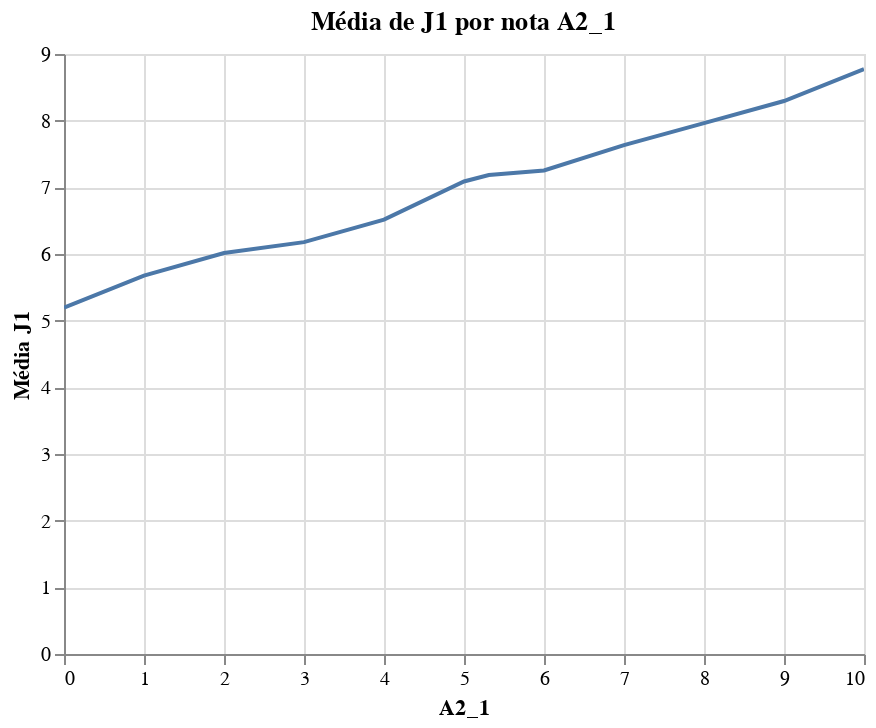

Notebook cell for this chart:
### Code cell
a2_1_groupby = df.groupby(['A2_1'], as_index=False).mean()

alt.Chart(a2_1_groupby).mark_line().encode(
    x = 'A2_1',
    y = alt.Y('J1', title='Média J1'),
    tooltip = ['J1', 'A2_1']
).properties(
    title = 'Média de J1 por nota A2_1'
).interactive()

### Figure 1 — Vega-Lite specification as saved in the notebook (floating-point values rounded to 4 significant figures)
{"config": {"view": {"continuousWidth": 400, "continuousHeight": 300}}, "data": {"name": "data-603c3840376619e828f080f0bcf545ce"}, "mark": "line", "encoding": {"tooltip": [{"type": "quantitative", "field": "J1"}, {"type": "quantitative", "field": "A2_1"}], "x": {"type": "quantitative", "field": "A2_1"}, "y": {"type": "quantitative", "field": "J1", "title": "Média J1"}}, "selection": {"selector004": {"type": "interval", "bind": "scales", "encodings": ["x", "y"]}}, "title": "Média de J1 por nota A2_1", "$schema": "https://vega.github.io/schema/vega-lite/v4.8.1.json", "datasets": {"data-603c3840376619e828f080f0bcf545ce": [{"A2_1": 0.0, "J1": 5.197, "B1_1": 5.445, "B1_2": 5.102, "C1_1": 6.572, "C1_2": 5.837, "D1": 1.382, "D2_1": 4.663, "D2_2": 4.504, "D2_3": 4.671, "E1_1": 5.005, "E1_2": 4.254, "E1_3": 6.745, "A1_1": 1.0, "A1_2": 0.242, "A1_3": 0.1619, "A1_4": 0.0, "A2_2": 3.177, "A2_3": 4.609, "A3": 4.185, "F1": 1.434, "F2": 3.268, "F3": 1.657, "F4": 3.09, "F5": 1.53, "F6": 3.224, "genero": 0.4707, "renda": 2.058, "contribuintes_renda": 2.086, "CLARO": 0.1819, "NEXTEL": 0.00193, "OI": 0.2577, "SERCOMTEL": 0.00193, "TIM": 0.1677, "VIVO": 0.3796}, {"A2_1": 1.0, "J1": 5.677, "B1_1": 5.9, "B1_2": 5.705, "C1_1": 6.735, "C1_2": 6.271, "D1": 1.341, "D2_1": 5.038, "D2_2": 4.975, "D2_3": 5.125, "E1_1": 5.47, "E1_2": 4.833, "E1_3": 6.559, "A1_1": 1.0, "A1_2": 0.251, "A1_3": 0.1625, "A1_4": 0.0, "A2_2": 3.992, "A2_3": 4.99, "A3": 4.575, "F1": 1.52, "F2": 3.984, "F3": 1.699, "F4": 3.823, "F5": 1.579, "F6": 3.824, "genero": 0.5384, "renda": 2.26, "contribuintes_renda": 2.042, "CLARO": 0.1774, "NEXTEL": 0.003234, "OI": 0.2643, "SERCOMTEL": 0.004042, "TIM": 0.2227, "VIVO": 0.3153}, {"A2_1": 2.0, "J1": 6.015, "B1_1": 6.303, "B1_2": 6.185, "C1_1": 6.99, "C1_2": 6.474, "D1": 1.371, "D2_1": 5.498, "D2_2": 5.493, "D2_3": 5.509, "E1_1": 6.032, "E1_2": 5.292, "E1_3": 7.079, "A1_1": 1.0, "A1_2": 0.2548, "A1_3": 0.1467, "A1_4": 0.0, "A2_2": 4.919, "A2_3": 5.642, "A3": 5.319, "F1": 1.545, "F2": 4.614, "F3": 1.725, "F4": 4.405, "F5": 1.591, "F6": 4.85, "genero": 0.5325, "renda": 2.157, "contribuintes_renda": 2.084, "CLARO": 0.1934, "NEXTEL": 0.001994, "OI": 0.2518, "SERCOMTEL": 0.002791, "TIM": 0.2223, "VIVO": 0.3116}, {"A2_1": 3.0, "J1": 6.178, "B1_1": 6.415, "B1_2": 6.412, "C1_1": 7.077, "C1_2": 6.624, "D1": 1.383, "D2_1": 5.708, "D2_2": 5.602, "D2_3": 5.767, "E1_1": 6.18, "E1_2": 5.593, "E1_3": 7.2, "A1_1": 1.0, "A1_2": 0.2534, "A1_3": 0.1472, "A1_4": 0.0, "A2_2": 5.366, "A2_3": 6.107, "A3": 5.735, "F1": 1.576, "F2": 4.898, "F3": 1.756, "F4": 4.788, "F5": 1.621, "F6": 4.714, "genero": 0.5359, "renda": 2.179, "contribuintes_renda": 2.097, "CLARO": 0.2052, "NEXTEL": 0.002923, "OI": 0.2585, "SERCOMTEL": 0.003758, "TIM": 0.2355, "VIVO": 0.2783}, {"A2_1": 4.0, "J1": 6.516, "B1_1": 6.883, "B1_2": 6.92, "C1_1": 7.353, "C1_2": 6.963, "D1": 1.373, "D2_1": 6.158, "D2_2": 6.039, "D2_3": 6.119, "E1_1": 6.591, "E1_2": 5.943, "E1_3": 7.474, "A1_1": 1.0, "A1_2": 0.2735, "A1_3": 0.1457, "A1_4": 0.0, "A2_2": 5.981, "A2_3": 6.486, "A3": 6.253, "F1": 1.607, "F2": 5.618, "F3": 1.774, "F4": 5.445, "F5": 1.644, "F6": 5.35, "genero": 0.5277, "renda": 2.15, "contribuintes_renda": 2.09, "CLARO": 0.2234, "NEXTEL": 0.001802, "OI": 0.2505, "SERCOMTEL": 0.003804, "TIM": 0.2414, "VIVO": 0.2619}, {"A2_1": 5.0, "J1": 7.088, "B1_1": 7.529, "B1_2": 7.471, "C1_1": 7.891, "C1_2": 7.44, "D1": 1.384, "D2_1": 6.611, "D2_2": 6.535, "D2_3": 6.573, "E1_1": 7.161, "E1_2": 6.707, "E1_3": 7.997, "A1_1": 1.0, "A1_2": 0.2788, "A1_3": 0.1509, "A1_4": 0.0, "A2_2": 6.769, "A2_3": 7.336, "A3": 7.124, "F1": 1.657, "F2": 5.991, "F3": 1.812, "F4": 5.843, "F5": 1.688, "F6": 5.885, "genero": 0.4867, "renda": 2.038, "contribuintes_renda": 2.102, "CLARO": 0.2359, "NEXTEL": 0.003436, "OI": 0.248, "SERCOMTEL": 0.006199, "TIM": 0.2347, "VIVO": 0.2498}, {"A2_1": 5.31, "J1": 7.184, "B1_1": 8.184, "B1_2": 8.189, "C1_1": 8.017, "C1_2": 7.632, "D1": 1.464, "D2_1": 6.975, "D2_2": 6.906, "D2_3": 7.087, "E1_1": 7.83, "E1_2": 7.172, "E1_3": 8.367, "A1_1": 0.005554, "A1_2": 0.1736, "A1_3": 0.1174, "A1_4": 0.7264, "A2_2": 38.55, "A2_3": 40.01, "A3": 19.71, "F1": 1.846, "F2": 5.401, "F3": 1.913, "F4": 4.908, "F5": 1.859, "F6": 5.408, "genero": 0.5143, "renda": 2.108, "contribuintes_renda": 2.055, "CLARO": 0.2375, "NEXTEL": 0.005569, "OI": 0.2459, "SERCOMTEL": 0.007712, "TIM": 0.2424, "VIVO": 0.2338}, {"A2_1": 6.0, "J1": 7.253, "B1_1": 7.549, "B1_2": 7.468, "C1_1": 7.976, "C1_2": 7.596, "D1": 1.384, "D2_1": 6.865, "D2_2": 6.779, "D2_3": 6.834, "E1_1": 7.394, "E1_2": 6.934, "E1_3": 8.054, "A1_1": 1.0, "A1_2": 0.2869, "A1_3": 0.1533, "A1_4": 0.0, "A2_2": 7.259, "A2_3": 7.646, "A3": 7.473, "F1": 1.692, "F2": 6.488, "F3": 1.838, "F4": 6.446, "F5": 1.725, "F6": 6.412, "genero": 0.5131, "renda": 2.08, "contribuintes_renda": 2.082, "CLARO": 0.2378, "NEXTEL": 0.002826, "OI": 0.2367, "SERCOMTEL": 0.005936, "TIM": 0.2744, "VIVO": 0.2165}, {"A2_1": 7.0, "J1": 7.633, "B1_1": 8.004, "B1_2": 8.198, "C1_1": 8.358, "C1_2": 7.962, "D1": 1.373, "D2_1": 7.333, "D2_2": 7.153, "D2_3": 7.313, "E1_1": 7.841, "E1_2": 7.548, "E1_3": 8.44, "A1_1": 1.0, "A1_2": 0.2941, "A1_3": 0.1484, "A1_4": 0.0, "A2_2": 8.024, "A2_3": 8.162, "A3": 8.11, "F1": 1.729, "F2": 7.052, "F3": 1.867, "F4": 6.805, "F5": 1.754, "F6": 6.677, "genero": 0.4834, "renda": 2.043, "contribuintes_renda": 2.079, "CLARO": 0.2534, "NEXTEL": 0.004687, "OI": 0.2425, "SERCOMTEL": 0.009174, "TIM": 0.2684, "VIVO": 0.1933}, {"A2_1": 8.0, "J1": 7.963, "B1_1": 8.424, "B1_2": 8.496, "C1_1": 8.689, "C1_2": 8.28, "D1": 1.398, "D2_1": 7.8, "D2_2": 7.656, "D2_3": 7.769, "E1_1": 8.432, "E1_2": 7.975, "E1_3": 8.794, "A1_1": 1.0, "A1_2": 0.3004, "A1_3": 0.1699, "A1_4": 0.0, "A2_2": 8.63, "A2_3": 8.744, "A3": 8.671, "F1": 1.751, "F2": 7.426, "F3": 1.874, "F4": 7.2, "F5": 1.771, "F6": 6.859, "genero": 0.4705, "renda": 2.003, "contribuintes_renda": 2.085, "CLARO": 0.265, "NEXTEL": 0.005434, "OI": 0.2345, "SERCOMTEL": 0.01491, "TIM": 0.2592, "VIVO": 0.1838}, {"A2_1": 9.0, "J1": 8.295, "B1_1": 8.929, "B1_2": 8.809, "C1_1": 8.986, "C1_2": 8.651, "D1": 1.402, "D2_1": 8.161, "D2_2": 8.012, "D2_3": 8.056, "E1_1": 8.598, "E1_2": 8.352, "E1_3": 9.019, "A1_1": 1.0, "A1_2": 0.3085, "A1_3": 0.1908, "A1_4": 0.0, "A2_2": 9.085, "A2_3": 9.184, "A3": 9.138, "F1": 1.76, "F2": 7.948, "F3": 1.884, "F4": 7.566, "F5": 1.773, "F6": 7.251, "genero": 0.4553, "renda": 1.92, "contribuintes_renda": 2.161, "CLARO": 0.2848, "NEXTEL": 0.007127, "OI": 0.2296, "SERCOMTEL": 0.01932, "TIM": 0.2507, "VIVO": 0.1671}, {"A2_1": 10.0, "J1": 8.772, "B1_1": 9.381, "B1_2": 9.216, "C1_1": 9.321, "C1_2": 8.879, "D1": 1.447, "D2_1": 8.623, "D2_2": 8.521, "D2_3": 8.777, "E1_1": 9.139, "E1_2": 8.904, "E1_3": 9.424, "A1_1": 1.0, "A1_2": 0.328, "A1_3": 0.2341, "A1_4": 0.0, "A2_2": 9.776, "A2_3": 9.725, "A3": 9.619, "F1": 1.762, "F2": 8.221, "F3": 1.884, "F4": 7.899, "F5": 1.793, "F6": 7.531, "genero": 0.4642, "renda": 1.798, "contribuintes_renda": 2.226, "CLARO": 0.2936, "NEXTEL": 0.007551, "OI": 0.2196, "SERCOMTEL": 0.01915, "TIM": 0.2317, "VIVO": 0.1833}]}}
